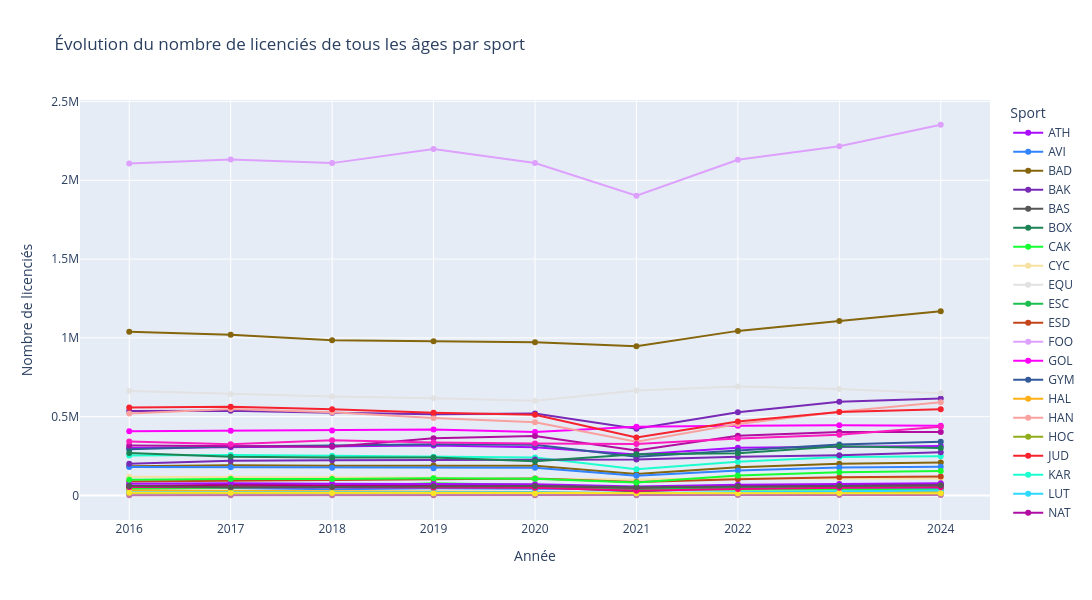

The notebook cell saved with this chart:
### Code cell
# Code interactif

# --- Préparer les options pour les widgets ---
# Séparer les âges numériques et les autres
ages_numeric = sorted([a for a in data_licences["age"].dropna().unique() if a not in ["NR - Non réparti"]], key=int)

# Ajouter NR à la fin si présent
ages = ages_numeric
if "NR - Non réparti" in data_licences["age"].unique():
    ages.append("NR - Non réparti")

# Créer le widget
age_widget = widgets.Dropdown(options=["all"] + ages, description="Age :", value="all")

out = widgets.Output()

def update_graph(change=None):
    clear_output(wait=True)
    display(age_widget)
    plot_licencies_age_plotly(data_licences, age_widget.value)

# --- Lier les widgets ---
age_widget.observe(update_graph, names='value')

# --- Affichage initial ---
display(age_widget, out)
update_graph()

### Figure 1 — Plotly figure (JSON) as saved in the notebook; plotly's stock layout.template omitted (floating-point values rounded to 4 significant figures)
{"data": [{"hovertemplate": "Sport=ATH<br>Année=%{x}<br>Nombre de licenciés=%{y}<extra></extra>", "legendgroup": "ATH", "line": {"color": "#AA0DFE", "dash": "solid"}, "marker": {"symbol": "circle"}, "mode": "lines+markers", "name": "ATH", "orientation": "v", "showlegend": true, "type": "scatter", "x": [2016, 2017, 2018, 2019, 2020, 2021, 2022, 2023, 2024], "xaxis": "x", "y": [301976, 307018, 314692, 316749, 305914, 259652, 302583, 307021, 313957], "yaxis": "y"}, {"hovertemplate": "Sport=AVI<br>Année=%{x}<br>Nombre de licenciés=%{y}<extra></extra>", "legendgroup": "AVI", "line": {"color": "#3283FE", "dash": "solid"}, "marker": {"symbol": "circle"}, "mode": "lines+markers", "name": "AVI", "orientation": "v", "showlegend": true, "type": "scatter", "x": [2016, 2017, 2018, 2019, 2020, 2021, 2022, 2023, 2024], "xaxis": "x", "y": [46045, 47048, 39724, 45434, 43614, 40541, 44951, 45332, 45897], "yaxis": "y"}, {"hovertemplate": "Sport=BAD<br>Année=%{x}<br>Nombre de licenciés=%{y}<extra></extra>", "legendgroup": "BAD", "line": {"color": "#85660D", "dash": "solid"}, "marker": {"symbol": "circle"}, "mode": "lines+markers", "name": "BAD", "orientation": "v", "showlegend": true, "type": "scatter", "x": [2016, 2017, 2018, 2019, 2020, 2021, 2022, 2023, 2024], "xaxis": "x", "y": [186182, 191602, 188183, 190992, 189185, 136343, 179125, 201825, 208986], "yaxis": "y"}, {"hovertemplate": "Sport=BAK<br>Année=%{x}<br>Nombre de licenciés=%{y}<extra></extra>", "legendgroup": "BAK", "line": {"color": "#782AB6", "dash": "solid"}, "marker": {"symbol": "circle"}, "mode": "lines+markers", "name": "BAK", "orientation": "v", "showlegend": true, "type": "scatter", "x": [2016, 2017, 2018, 2019, 2020, 2021, 2022, 2023, 2024], "xaxis": "x", "y": [535687, 538295, 525040, 516387, 520235, 423482, 527913, 594408, 615771], "yaxis": "y"}, {"hovertemplate": "Sport=BAS<br>Année=%{x}<br>Nombre de licenciés=%{y}<extra></extra>", "legendgroup": "BAS", "line": {"color": "#565656", "dash": "solid"}, "marker": {"symbol": "circle"}, "mode": "lines+markers", "name": "BAS", "orientation": "v", "showlegend": true, "type": "scatter", "x": [2016, 2017, 2018, 2019, 2020, 2021, 2022, 2023, 2024], "xaxis": "x", "y": [14059, 14535, 15395, 13544, 12625, 13670, 14653, 12857, 12810], "yaxis": "y"}, {"hovertemplate": "Sport=BOX<br>Année=%{x}<br>Nombre de licenciés=%{y}<extra></extra>", "legendgroup": "BOX", "line": {"color": "#1C8356", "dash": "solid"}, "marker": {"symbol": "circle"}, "mode": "lines+markers", "name": "BOX", "orientation": "v", "showlegend": true, "type": "scatter", "x": [2016, 2017, 2018, 2019, 2020, 2021, 2022, 2023, 2024], "xaxis": "x", "y": [51623, 55198, 59874, 55549, 53486, 26380, 50527, 65074, 69758], "yaxis": "y"}, {"hovertemplate": "Sport=CAK<br>Année=%{x}<br>Nombre de licenciés=%{y}<extra></extra>", "legendgroup": "CAK", "line": {"color": "#16FF32", "dash": "solid"}, "marker": {"symbol": "circle"}, "mode": "lines+markers", "name": "CAK", "orientation": "v", "showlegend": true, "type": "scatter", "x": [2016, 2017, 2018, 2019, 2020, 2021, 2022, 2023, 2024], "xaxis": "x", "y": [43380, 51915, 57579, 78370, 67371, 37047, 38415, 38415, 36155], "yaxis": "y"}, {"hovertemplate": "Sport=CYC<br>Année=%{x}<br>Nombre de licenciés=%{y}<extra></extra>", "legendgroup": "CYC", "line": {"color": "#F7E1A0", "dash": "solid"}, "marker": {"symbol": "circle"}, "mode": "lines+markers", "name": "CYC", "orientation": "v", "showlegend": true, "type": "scatter", "x": [2016, 2017, 2018, 2019, 2020, 2021, 2022, 2023, 2024], "xaxis": "x", "y": [118611, 116779, 116068, 112848, 104402, 102013, 109668, 107679, 107508], "yaxis": "y"}, {"hovertemplate": "Sport=EQU<br>Année=%{x}<br>Nombre de licenciés=%{y}<extra></extra>", "legendgroup": "EQU", "line": {"color": "#E2E2E2", "dash": "solid"}, "marker": {"symbol": "circle"}, "mode": "lines+markers", "name": "EQU", "orientation": "v", "showlegend": true, "type": "scatter", "x": [2016, 2017, 2018, 2019, 2020, 2021, 2022, 2023, 2024], "xaxis": "x", "y": [663194, 644800, 628262, 617524, 601166, 665873, 692396, 675186, 648254], "yaxis": "y"}, {"hovertemplate": "Sport=ESC<br>Année=%{x}<br>Nombre de licenciés=%{y}<extra></extra>", "legendgroup": "ESC", "line": {"color": "#1CBE4F", "dash": "solid"}, "marker": {"symbol": "circle"}, "mode": "lines+markers", "name": "ESC", "orientation": "v", "showlegend": true, "type": "scatter", "x": [2016, 2017, 2018, 2019, 2020, 2021, 2022, 2023, 2024], "xaxis": "x", "y": [53635, 60930, 56832, 54449, 52366, 41248, 52449, 53560, 54747], "yaxis": "y"}, {"hovertemplate": "Sport=ESD<br>Année=%{x}<br>Nombre de licenciés=%{y}<extra></extra>", "legendgroup": "ESD", "line": {"color": "#C4451C", "dash": "solid"}, "marker": {"symbol": "circle"}, "mode": "lines+markers", "name": "ESD", "orientation": "v", "showlegend": true, "type": "scatter", "x": [2016, 2017, 2018, 2019, 2020, 2021, 2022, 2023, 2024], "xaxis": "x", "y": [89036, 93521, 101572, 103453, 107828, 85616, 103212, 115226, 120060], "yaxis": "y"}, {"hovertemplate": "Sport=FOO<br>Année=%{x}<br>Nombre de licenciés=%{y}<extra></extra>", "legendgroup": "FOO", "line": {"color": "#DEA0FD", "dash": "solid"}, "marker": {"symbol": "circle"}, "mode": "lines+markers", "name": "FOO", "orientation": "v", "showlegend": true, "type": "scatter", "x": [2016, 2017, 2018, 2019, 2020, 2021, 2022, 2023, 2024], "xaxis": "x", "y": [2106972, 2131165, 2108811, 2198835, 2109844, 1902036, 2130095, 2215848, 2352238], "yaxis": "y"}, {"hovertemplate": "Sport=GOL<br>Année=%{x}<br>Nombre de licenciés=%{y}<extra></extra>", "legendgroup": "GOL", "line": {"color": "#FE00FA", "dash": "solid"}, "marker": {"symbol": "circle"}, "mode": "lines+markers", "name": "GOL", "orientation": "v", "showlegend": true, "type": "scatter", "x": [2016, 2017, 2018, 2019, 2020, 2021, 2022, 2023, 2024], "xaxis": "x", "y": [407719, 410261, 412726, 418741, 402991, 436846, 441961, 445306, 442536], "yaxis": "y"}, {"hovertemplate": "Sport=GYM<br>Année=%{x}<br>Nombre de licenciés=%{y}<extra></extra>", "legendgroup": "GYM", "line": {"color": "#325A9B", "dash": "solid"}, "marker": {"symbol": "circle"}, "mode": "lines+markers", "name": "GYM", "orientation": "v", "showlegend": true, "type": "scatter", "x": [2016, 2017, 2018, 2019, 2020, 2021, 2022, 2023, 2024], "xaxis": "x", "y": [293166, 310403, 317270, 325934, 321476, 246688, 285508, 324111, 341987], "yaxis": "y"}, {"hovertemplate": "Sport=HAL<br>Année=%{x}<br>Nombre de licenciés=%{y}<extra></extra>", "legendgroup": "HAL", "line": {"color": "#FEAF16", "dash": "solid"}, "marker": {"symbol": "circle"}, "mode": "lines+markers", "name": "HAL", "orientation": "v", "showlegend": true, "type": "scatter", "x": [2016, 2017, 2018, 2019, 2020, 2021, 2022, 2023, 2024], "xaxis": "x", "y": [31590, 29134, 25983, 24891, 22040, 12223, 17699, 20862, 23794], "yaxis": "y"}, {"hovertemplate": "Sport=HAN<br>Année=%{x}<br>Nombre de licenciés=%{y}<extra></extra>", "legendgroup": "HAN", "line": {"color": "#F8A19F", "dash": "solid"}, "marker": {"symbol": "circle"}, "mode": "lines+markers", "name": "HAN", "orientation": "v", "showlegend": true, "type": "scatter", "x": [2016, 2017, 2018, 2019, 2020, 2021, 2022, 2023, 2024], "xaxis": "x", "y": [519716, 549295, 527841, 492101, 464955, 340974, 454086, 531864, 591324], "yaxis": "y"}, {"hovertemplate": "Sport=HOC<br>Année=%{x}<br>Nombre de licenciés=%{y}<extra></extra>", "legendgroup": "HOC", "line": {"color": "#90AD1C", "dash": "solid"}, "marker": {"symbol": "circle"}, "mode": "lines+markers", "name": "HOC", "orientation": "v", "showlegend": true, "type": "scatter", "x": [2016, 2017, 2018, 2019, 2020, 2021, 2022, 2023, 2024], "xaxis": "x", "y": [16764, 17477, 17124, 17297, 15584, 10777, 16345, 16734, 16336], "yaxis": "y"}, {"hovertemplate": "Sport=JUD<br>Année=%{x}<br>Nombre de licenciés=%{y}<extra></extra>", "legendgroup": "JUD", "line": {"color": "#F6222E", "dash": "solid"}, "marker": {"symbol": "circle"}, "mode": "lines+markers", "name": "JUD", "orientation": "v", "showlegend": true, "type": "scatter", "x": [2016, 2017, 2018, 2019, 2020, 2021, 2022, 2023, 2024], "xaxis": "x", "y": [559111, 563580, 546954, 524425, 512036, 368661, 469076, 529244, 547671], "yaxis": "y"}, {"hovertemplate": "Sport=KAR<br>Année=%{x}<br>Nombre de licenciés=%{y}<extra></extra>", "legendgroup": "KAR", "line": {"color": "#1CFFCE", "dash": "solid"}, "marker": {"symbol": "circle"}, "mode": "lines+markers", "name": "KAR", "orientation": "v", "showlegend": true, "type": "scatter", "x": [2016, 2017, 2018, 2019, 2020, 2021, 2022, 2023, 2024], "xaxis": "x", "y": [253700, 256565, 253088, 245281, 241844, 166076, 214976, 243970, 249719], "yaxis": "y"}, {"hovertemplate": "Sport=LUT<br>Année=%{x}<br>Nombre de licenciés=%{y}<extra></extra>", "legendgroup": "LUT", "line": {"color": "#2ED9FF", "dash": "solid"}, "marker": {"symbol": "circle"}, "mode": "lines+markers", "name": "LUT", "orientation": "v", "showlegend": true, "type": "scatter", "x": [2016, 2017, 2018, 2019, 2020, 2021, 2022, 2023, 2024], "xaxis": "x", "y": [20279, 20509, 20417, 21158, 21230, 16553, 22862, 28336, 32418], "yaxis": "y"}, {"hovertemplate": "Sport=NAT<br>Année=%{x}<br>Nombre de licenciés=%{y}<extra></extra>", "legendgroup": "NAT", "line": {"color": "#B10DA1", "dash": "solid"}, "marker": {"symbol": "circle"}, "mode": "lines+markers", "name": "NAT", "orientation": "v", "showlegend": true, "type": "scatter", "x": [2016, 2017, 2018, 2019, 2020, 2021, 2022, 2023, 2024], "xaxis": "x", "y": [316896, 314299, 308863, 363809, 378032, 286397, 379916, 402350, 402371], "yaxis": "y"}, {"hovertemplate": "Sport=PEN<br>Année=%{x}<br>Nombre de licenciés=%{y}<extra></extra>", "legendgroup": "PEN", "line": {"color": "#C075A6", "dash": "solid"}, "marker": {"symbol": "circle"}, "mode": "lines+markers", "name": "PEN", "orientation": "v", "showlegend": true, "type": "scatter", "x": [2016, 2017, 2018, 2019, 2020, 2021, 2022, 2023, 2024], "xaxis": "x", "y": [1809, 1911, 2020, 2060, 2349, 2072, 2758, 2623, 2729], "yaxis": "y"}, {"hovertemplate": "Sport=RUG<br>Année=%{x}<br>Nombre de licenciés=%{y}<extra></extra>", "legendgroup": "RUG", "line": {"color": "#FC1CBF", "dash": "solid"}, "marker": {"symbol": "circle"}, "mode": "lines+markers", "name": "RUG", "orientation": "v", "showlegend": true, "type": "scatter", "x": [2016, 2017, 2018, 2019, 2020, 2021, 2022, 2023, 2024], "xaxis": "x", "y": [342520, 326019, 350551, 336661, 330729, 326862, 362006, 385379, 435800], "yaxis": "y"}, {"hovertemplate": "Sport=SKT<br>Année=%{x}<br>Nombre de licenciés=%{y}<extra></extra>", "legendgroup": "SKT", "line": {"color": "#B00068", "dash": "solid"}, "marker": {"symbol": "circle"}, "mode": "lines+markers", "name": "SKT", "orientation": "v", "showlegend": true, "type": "scatter", "x": [2016, 2017, 2018, 2019, 2020, 2021, 2022, 2023, 2024], "xaxis": "x", "y": [60895, 69139, 65855, 66269, 61710, 49568, 63231, 69488, 72171], "yaxis": "y"}, {"hovertemplate": "Sport=SUR<br>Année=%{x}<br>Nombre de licenciés=%{y}<extra></extra>", "legendgroup": "SUR", "line": {"color": "#FBE426", "dash": "solid"}, "marker": {"symbol": "circle"}, "mode": "lines+markers", "name": "SUR", "orientation": "v", "showlegend": true, "type": "scatter", "x": [2016, 2017, 2018, 2019, 2020, 2021, 2022, 2023, 2024], "xaxis": "x", "y": [17608, 17408, 16162, 14117, 13040, 14805, 14947, 15390, 15104], "yaxis": "y"}, {"hovertemplate": "Sport=TAE<br>Année=%{x}<br>Nombre de licenciés=%{y}<extra></extra>", "legendgroup": "TAE", "line": {"color": "#FA0087", "dash": "solid"}, "marker": {"symbol": "circle"}, "mode": "lines+markers", "name": "TAE", "orientation": "v", "showlegend": true, "type": "scatter", "x": [2016, 2017, 2018, 2019, 2020, 2021, 2022, 2023, 2024], "xaxis": "x", "y": [54242, 54443, 54819, 50289, 48635, 30184, 42107, 50071, 51853], "yaxis": "y"}, {"hovertemplate": "Sport=TAR<br>Année=%{x}<br>Nombre de licenciés=%{y}<extra></extra>", "legendgroup": "TAR", "line": {"color": "#AA0DFE", "dash": "solid"}, "marker": {"symbol": "circle"}, "mode": "lines+markers", "name": "TAR", "orientation": "v", "showlegend": true, "type": "scatter", "x": [2016, 2017, 2018, 2019, 2020, 2021, 2022, 2023, 2024], "xaxis": "x", "y": [74816, 77255, 74133, 72651, 72191, 57323, 68898, 73839, 77151], "yaxis": "y"}, {"hovertemplate": "Sport=TDT<br>Année=%{x}<br>Nombre de licenciés=%{y}<extra></extra>", "legendgroup": "TDT", "line": {"color": "#3283FE", "dash": "solid"}, "marker": {"symbol": "circle"}, "mode": "lines+markers", "name": "TDT", "orientation": "v", "showlegend": true, "type": "scatter", "x": [2016, 2017, 2018, 2019, 2020, 2021, 2022, 2023, 2024], "xaxis": "x", "y": [180574, 179268, 176557, 172912, 175910, 126178, 158113, 177413, 182499], "yaxis": "y"}, {"hovertemplate": "Sport=TEN<br>Année=%{x}<br>Nombre de licenciés=%{y}<extra></extra>", "legendgroup": "TEN", "line": {"color": "#85660D", "dash": "solid"}, "marker": {"symbol": "circle"}, "mode": "lines+markers", "name": "TEN", "orientation": "v", "showlegend": true, "type": "scatter", "x": [2016, 2017, 2018, 2019, 2020, 2021, 2022, 2023, 2024], "xaxis": "x", "y": [1039352, 1019816, 985551, 978895, 972007, 947288, 1044574, 1106989, 1169754], "yaxis": "y"}, {"hovertemplate": "Sport=TIR<br>Année=%{x}<br>Nombre de licenciés=%{y}<extra></extra>", "legendgroup": "TIR", "line": {"color": "#782AB6", "dash": "solid"}, "marker": {"symbol": "circle"}, "mode": "lines+markers", "name": "TIR", "orientation": "v", "showlegend": true, "type": "scatter", "x": [2016, 2017, 2018, 2019, 2020, 2021, 2022, 2023, 2024], "xaxis": "x", "y": [201575, 219990, 224025, 226733, 228298, 229135, 246060, 255920, 275116], "yaxis": "y"}, {"hovertemplate": "Sport=TRI<br>Année=%{x}<br>Nombre de licenciés=%{y}<extra></extra>", "legendgroup": "TRI", "line": {"color": "#565656", "dash": "solid"}, "marker": {"symbol": "circle"}, "mode": "lines+markers", "name": "TRI", "orientation": "v", "showlegend": true, "type": "scatter", "x": [2016, 2017, 2018, 2019, 2020, 2021, 2022, 2023, 2024], "xaxis": "x", "y": [59974, 52019, 54839, 58720, 60154, 51989, 58369, 61055, 65848], "yaxis": "y"}, {"hovertemplate": "Sport=VOI<br>Année=%{x}<br>Nombre de licenciés=%{y}<extra></extra>", "legendgroup": "VOI", "line": {"color": "#1C8356", "dash": "solid"}, "marker": {"symbol": "circle"}, "mode": "lines+markers", "name": "VOI", "orientation": "v", "showlegend": true, "type": "scatter", "x": [2016, 2017, 2018, 2019, 2020, 2021, 2022, 2023, 2024], "xaxis": "x", "y": [270479, 245894, 240668, 241852, 217887, 262282, 268589, 312246, 302042], "yaxis": "y"}, {"hovertemplate": "Sport=VOL<br>Année=%{x}<br>Nombre de licenciés=%{y}<extra></extra>", "legendgroup": "VOL", "line": {"color": "#16FF32", "dash": "solid"}, "marker": {"symbol": "circle"}, "mode": "lines+markers", "name": "VOL", "orientation": "v", "showlegend": true, "type": "scatter", "x": [2016, 2017, 2018, 2019, 2020, 2021, 2022, 2023, 2024], "xaxis": "x", "y": [99855, 105469, 105304, 108958, 106842, 83245, 127779, 147791, 155635], "yaxis": "y"}], "layout": {"height": 600, "legend": {"title": {"text": "Sport"}, "tracegroupgap": 0}, "title": {"text": "Évolution du nombre de licenciés de tous les âges par sport"}, "width": 1100, "xaxis": {"anchor": "y", "domain": [0, 1], "title": {"text": "Année"}}, "yaxis": {"anchor": "x", "domain": [0, 1], "title": {"text": "Nombre de licenciés"}}}}
